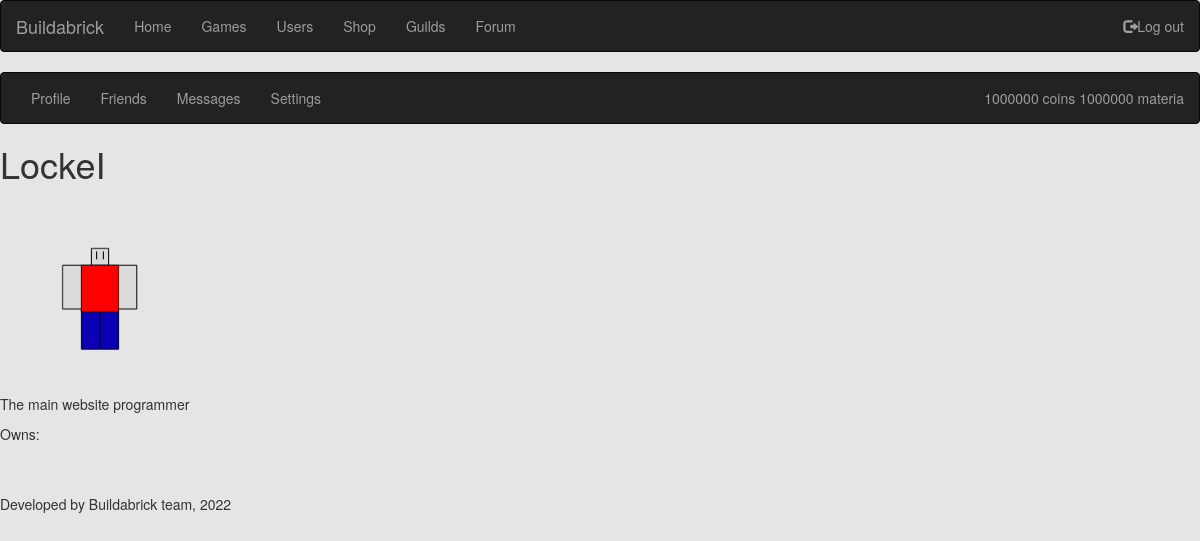
/user/3 (signed in), run on an earlier commit of the app's database.
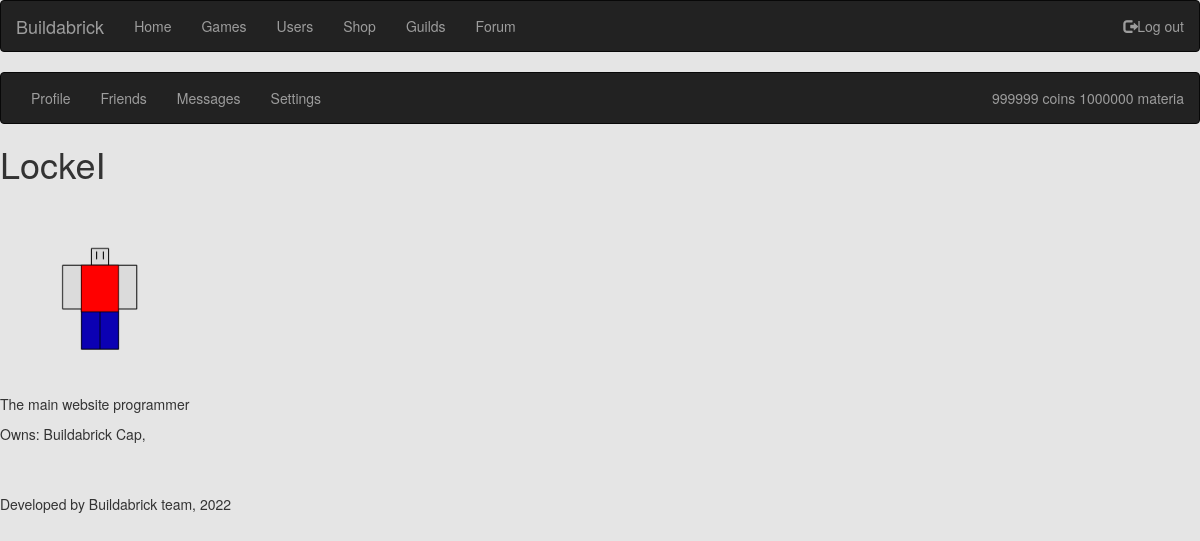
And on a later commit of the database.
### website/models.py (models this page shows, shortened)
class User(AbstractUser):
    description = models.TextField(blank=True)
    owns = models.TextField(blank=True)
    coin = models.IntegerField(default=0)
    materia = models.IntegerField(default=0)

### website/views.py (the view)
# urls.py: path('user/<int:user_id>', user, name='userpage'),
def user(request, user_id):
    user = User.objects.get(pk=user_id)
    context = {'user1': user}
    return render(request, 'website/user.html', context)

### website/templates/website/user.html (shortened to what this page needs)
{% extends 'base.html' %}
{% load static %}
{% block content %}
<h1>{{ user1.username }}</h1>
<img src="{% static "website/player.png" %}" width="200" height="200">
<p>{{ user1.description }}</p>
<p>Owns: {{ user.owns }}</p>
{% endblock %}

### website/templates/base.html (shortened to what this page needs)
<!DOCTYPE html>
<html>
    <head>
        <link rel="stylesheet" href="https://maxcdn.bootstrapcdn.com/bootstrap/3.4.1/css/bootstrap.min.css">
    </head>
    <body>
        <nav class="navbar navbar-inverse">
            <div class="container-fluid">
                <div class="navbar-header">
                    <a class="navbar-brand" href="/">Buildabrick</a>
                </div>
                <ul class="nav navbar-nav">
                    <li><a href="/">Home</a></li>
                    <li><a href="/games">Games</a></li>
                    <li><a href="/usersearch">Users</a></li>
                    <li><a href="/shop">Shop</a></li>
                    <li><a href="/guilds">Guilds</a></li>
                    <li><a href="/forum">Forum</a></li>
                </ul>
                <ul class="nav navbar-nav navbar-right">
                    {% if user.is_authenticated %}
                    <li><a href='/logout'><span class="glyphicon glyphicon-log-out"></span>Log out</a></li>
                    {% else %}
                    <li><a href='/register'><span class="glyphicon glyphicon-user"></span>Register</a></li>
                    <li><a href='/login'><span class="glyphicon glyphicon-log-in"></span>Log in</a></li>
                    {% endif %}
                </ul>
            </div>
        </nav>
        {% if user.is_authenticated %}
        <nav class="navbar navbar-inverse">
            <div class="container-fluid">
                <ul class="nav navbar-nav">
                    <li><a href='/user/{{ user.id }}'>Profile</a></li>
                    <li><a href='/friends'>Friends</a></li>
                    <li><a href='/messages'>Messages</a></li>
                    <li><a href='/settings'>Settings</a></li>
                </ul>
                <ul class="nav navbar-nav navbar-right">
                    <li><a href='/balance'>{{ user.coin }} coins {{ user.materia }} materia</a></li>
                </ul>
            </div>
        </nav>
        {% endif %}
        {% block content %}
        {% endblock %}
        <br><br>
        <p>Developed by Buildabrick team, 2022</p>
    </body>
</html>

What changed in the data, as far as the page shows it:
changed User "LockeI": coin "1000000" → "999999"; owns (not shown) → "Buildabrick Cap,"
